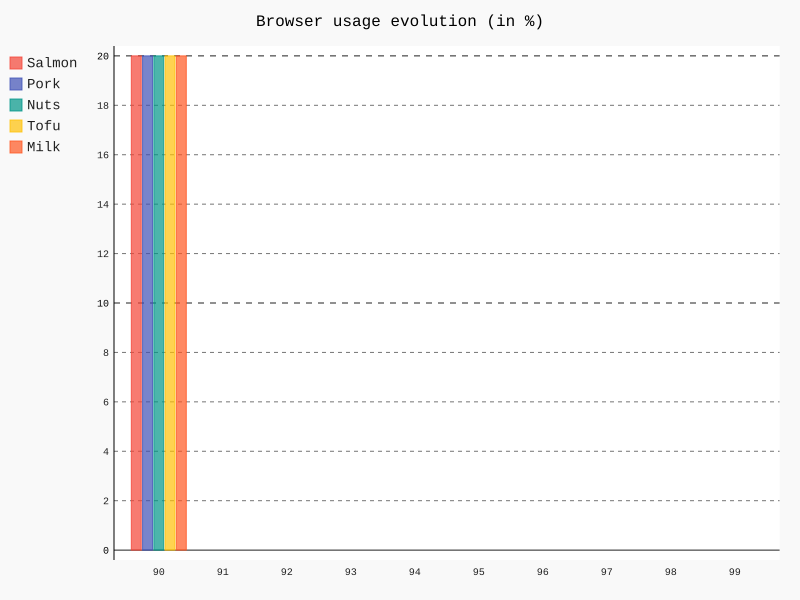

Recreate this plot in Python.
import pygal
def main():
	line_chart = pygal.Bar()
	line_chart.title = 'Browser usage evolution (in %)'
	line_chart.x_labels = map(str, range(90, 100))
	line_chart.add('Salmon', 20)
	line_chart.add('Pork', 20)
	line_chart.add('Nuts', 20)
	line_chart.add('Tofu', 20)
	line_chart.add('Milk', 20)
	line_chart.render_to_file('testsvg.svg')
main()
